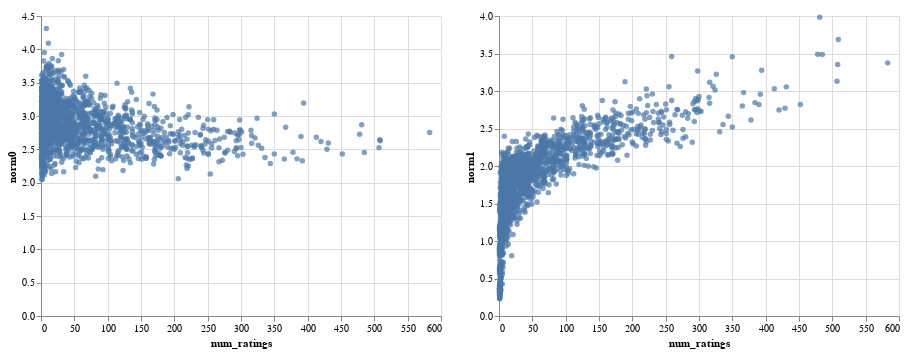

Write notebook code for a chart like this one.
### Code cell
model_lowinit = build_model(ratings, embedding_dim=30, init_stddev=0.05)
model_lowinit.train(num_iterations=1000, learning_rate=10.)
movie_neighbors(model_lowinit, "Aladdin", DOT)
movie_neighbors(model_lowinit, "Aladdin", COSINE)
movie_embedding_norm([model, model_lowinit])

### Figure 1 — Vega-Lite specification as saved in the notebook (floating-point values rounded to 4 significant figures; data arrays with more than 128 entries replaced by an {"elided": "..."} marker saying what was removed)
{"config": {"view": {"continuousWidth": 400, "continuousHeight": 300}}, "hconcat": [{"layer": [{"mark": "circle", "encoding": {"color": {"condition": {"value": "#4c78a8", "selection": "selector005"}, "value": "lightgray"}, "x": {"type": "quantitative", "field": "num_ratings"}, "y": {"type": "quantitative", "field": "norm0"}}, "selection": {"selector006": {"type": "single", "encodings": ["x", "y"], "on": "mouseover", "nearest": true, "empty": "none"}, "selector005": {"type": "interval"}}}, {"mark": {"type": "text", "align": "center", "dx": 5, "dy": -5}, "encoding": {"text": {"condition": {"type": "nominal", "field": "title", "selection": "selector006"}, "value": ""}, "x": {"type": "quantitative", "field": "num_ratings"}, "y": {"type": "quantitative", "field": "norm0"}}}]}, {"layer": [{"mark": "circle", "encoding": {"color": {"condition": {"value": "#4c78a8", "selection": "selector005"}, "value": "lightgray"}, "x": {"type": "quantitative", "field": "num_ratings"}, "y": {"type": "quantitative", "field": "norm1"}}, "selection": {"selector007": {"type": "single", "encodings": ["x", "y"], "on": "mouseover", "nearest": true, "empty": "none"}, "selector005": {"type": "interval"}}}, {"mark": {"type": "text", "align": "center", "dx": 5, "dy": -5}, "encoding": {"text": {"condition": {"type": "nominal", "field": "title", "selection": "selector007"}, "value": ""}, "x": {"type": "quantitative", "field": "num_ratings"}, "y": {"type": "quantitative", "field": "norm1"}}}]}], "data": {"name": "data-b8b72dd2d6b865e3d117ba7bedb01d46"}, "$schema": "https://vega.github.io/schema/vega-lite/v4.8.1.json", "datasets": {"data-b8b72dd2d6b865e3d117ba7bedb01d46": {"elided": "1682 records"}}}
